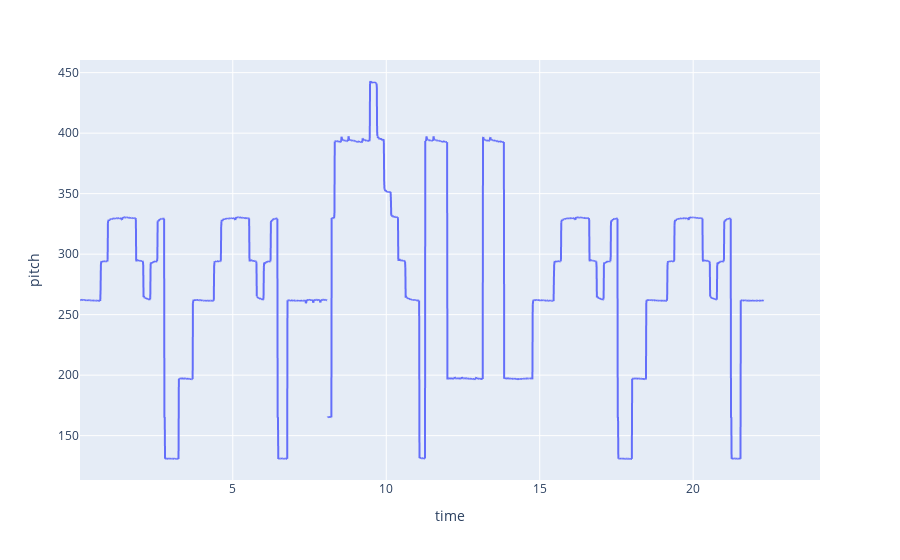

The notebook cell this image was saved under:
### Code cell
fig = px.line(df_midi_praat, x = 'time', y = 'pitch', title='')
fig.show()
# fig.add_scatter(x=df_midi_dnn[0], y=df_midi_dnn[1], mode='lines')
# fig = px.line(df_midi_dnn, x = 0, y = 1, title='')
# fig.show()

### Figure 1 — Plotly figure (JSON) as saved in the notebook; plotly's stock layout.template omitted (floating-point values rounded to 4 significant figures; data arrays with more than 128 entries replaced by an {"elided": "..."} marker saying what was removed)
{"data": [{"hoverlabel": {"namelength": 0}, "hovertemplate": "time=%{x}<br>pitch=%{y}", "legendgroup": "", "line": {"color": "#636efa", "dash": "solid"}, "mode": "lines", "name": "", "showlegend": false, "type": "scattergl", "x": {"elided": "2412 float values"}, "xaxis": "x", "y": {"elided": "2412 str values"}, "yaxis": "y"}], "layout": {"legend": {"tracegroupgap": 0}, "margin": {"t": 60}, "xaxis": {"anchor": "y", "domain": [0, 1], "title": {"text": "time"}}, "yaxis": {"anchor": "x", "domain": [0, 1], "title": {"text": "pitch"}}}}
